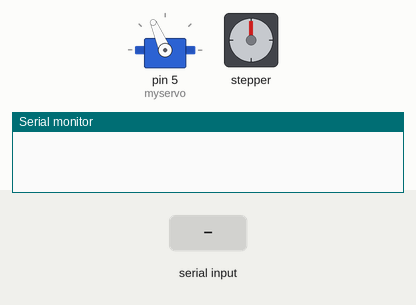
The sketch below on a simulated Arduino Uno, built with avr-gcc and run on an emulated ATmega328P. Shown: servo, stepper motor, the last lines printed to the serial monitor. The inputs (shaded band) are chosen by the test bench. Stepper angles assume 2048 steps per turn.

Above: at 1.2 s.
1.3 s: "D90\n" received over Serial
At 1.7 s:
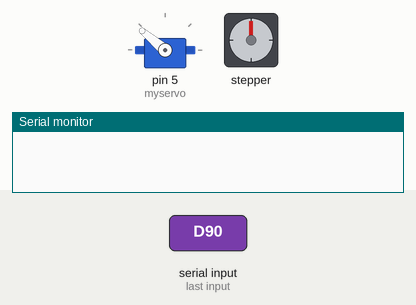
At 4.1 s:
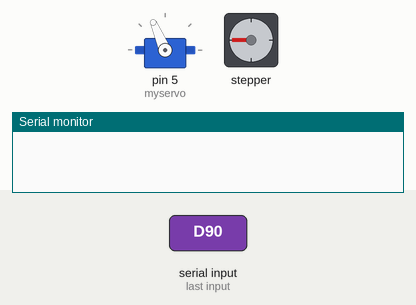
4.3 s: "D,45\n" received over Serial
At 8.1 s:
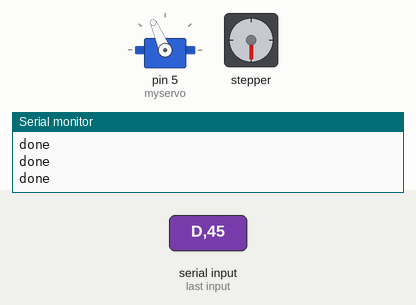
Timing chart, 0 to 9.6 s (numbered marks = the images above; inputs shaded):
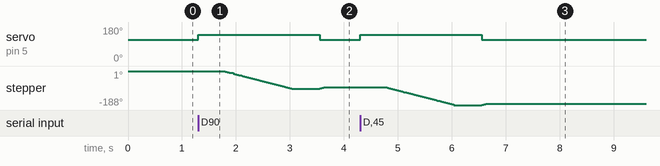

Measured:
- after the input at 1.3 s, servo on pin 5 (myservo): 113° → 140° at once, → 113° 2.3 s later; stepper: turns 98° counter-clockwise in 1.2 s, then 8° clockwise in 0.07 s
- after the input at 4.3 s, servo on pin 5 (myservo): 113° → 140° at once, → 113° 2.3 s later; stepper: turns 98° counter-clockwise in 1.2 s, then 8° clockwise in 0.07 s

The sketch:

StepperServoControl.ino
```cpp
#include <Stepper.h>
#include <Servo.h>

Servo myservo;

const int stepsPerRevolution = 2048;

Stepper myStepper = Stepper(stepsPerRevolution, 8, 10, 9, 11);

char move[3];

void setup() {
  Serial.begin(115200);

  myservo.attach(5);
  myservo.write(113);

}

void loop() {

  while(Serial.available() > 0)
  {

    int size = Serial.readBytes(move, 2);
    move[2] = '\0';

    if(move[0] == 'D')
    {
      myservo.write(140);
      delay(500);
      if(move[1] == '1') {
        myStepper.setSpeed(13);
	      myStepper.step(stepsPerRevolution/4 + 40);
      } else if(move[1] == '2') {
        myStepper.setSpeed(13);
	      myStepper.step(stepsPerRevolution/2 + 40);
      } else {
        myStepper.setSpeed(13);
	      myStepper.step(-stepsPerRevolution/4 - 40);
      }
      delay(500);
      myservo.write(113);

      if(move[1] == '1') {
        myStepper.setSpeed(13);
	      myStepper.step(-40);
      } else if(move[1] == '2') {
        myStepper.setSpeed(13);
	      myStepper.step(-40);
      } else {
        myStepper.setSpeed(13);
	      myStepper.step(40);
      }

      delay(500);

    } else if(move[0] == 'X') {

      for(int i = 0; i < move[1] - '0'; i++) {

        myservo.write(72);
        delay(300);
        myservo.write(113);
        delay(500);
      }

    } else if(move[0] == 'Y') {

      if(move[1] == '1') {
        myStepper.setSpeed(13);
	      myStepper.step(-stepsPerRevolution/4);
      } else if(move[1] == '2') {
        myStepper.setSpeed(13);
	      myStepper.step(-stepsPerRevolution/2);
      } else {
        myStepper.setSpeed(13);
	      myStepper.step(stepsPerRevolution/4);
      }

      delay(500);
    }

    Serial.println("done");

  }
}
```
